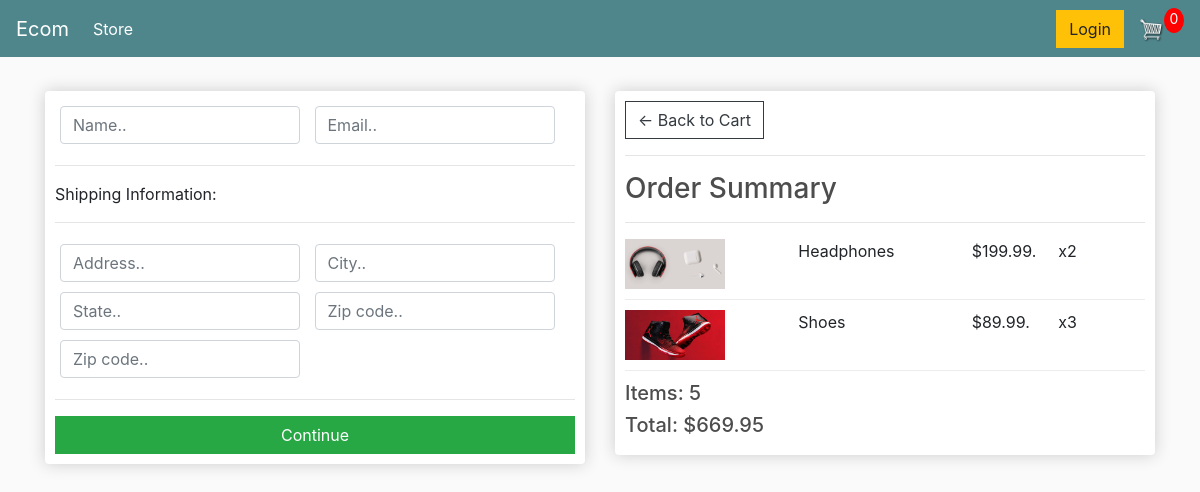
Screenshot of /checkout/ (signed in) with the database file from the repository.
### store/models.py (models this page shows, shortened)
class OrderItem(models.Model):
    product = models.ForeignKey(Product, on_delete=models.SET_NULL, null=True)
    order = models.ForeignKey(Order, on_delete=models.SET_NULL, null=True)
    quantity = models.IntegerField(default=0)
    date_added = models.DateTimeField(auto_now_add=True)
    @property
    def get_total(self):
        return round(self.product.price * self.quantity, 2)

class Product(models.Model):
    name = models.CharField(max_length=200, null=True)
    price = models.FloatField()
    digital = models.BooleanField(default=False)
    image = models.ImageField(null=True, blank=True)
    @property
    def imageURL(self):
        if self.image:
            return self.image.url
        return ''

class Order(models.Model):
    customer = models.ForeignKey(Customer, on_delete=models.SET_NULL, null=True)
    date_ordered = models.DateTimeField(auto_now_add=True)
    complete = models.BooleanField(default=False)
    transaction_id = models.CharField(max_length=200, null=True)
    @property
    def cart_total_price(self):
        items = self.orderitem_set.all()
        total = sum([item.get_total for item in items])
        return total
    @property
    def cart_total_number(self):
        items = self.orderitem_set.all()
        total = sum([item.quantity for item in items])
        return total

### store/views.py (the view)
# urls.py: path('checkout/', views.checkout, name='checkout'),
def checkout(request):
    items = []
    if request.user.is_authenticated:
        customer = Customer.objects.get(user=request.user)
        order, created = Order.objects.get_or_create(customer=customer, complete = False)
        items = order.orderitem_set.all()
    else:
        items = []
        order = {'cart_total_number':0, 'cart_total_price':0}
    context = {'items':items, 'order':order}
    return render(request,'store/checkout.html' , context)

### store/templates/store/checkout.html (shortened to what this page needs)
{% extends 'store/main.html' %}
{% load static %}
{% block content %}
     <div class="row">
		<div class="col-lg-6">
			<div class="box-element" id="form-wrapper">
				<form id="form">
					<div id="user-info">
						<div class="form-field">
							<input required class="form-control" type="text" name="name" placeholder="Name..">
						</div>
						<div class="form-field">
							<input required class="form-control" type="email" name="email" placeholder="Email..">
						</div>
					</div>
					<div id="shipping-info">
						<hr>
						<p>Shipping Information:</p>
						<hr>
						<div class="form-field">
							<input class="form-control" type="text" name="address" placeholder="Address..">
						</div>
						<div class="form-field">
							<input class="form-control" type="text" name="city" placeholder="City..">
						</div>
						<div class="form-field">
							<input class="form-control" type="text" name="state" placeholder="State..">
						</div>
						<div class="form-field">
							<input class="form-control" type="text" name="zipcode" placeholder="Zip code..">
						</div>
						<div class="form-field">
							<input class="form-control" type="text" name="country" placeholder="Zip code..">
						</div>
					</div>
					<hr>
					<input id="form-button" class="btn btn-success btn-block" type="submit" value="Continue">
				</form>
			</div>
			<br>
		</div>
		<div class="col-lg-6">
			<div class="box-element">
				<a  class="btn btn-outline-dark" href="{% url 'cart' %}">&#x2190; Back to Cart</a>
				<hr>
				<h3>Order Summary</h3>
				<hr>
				{% for item in items %}
				<div class="cart-row">
					<div style="flex:2"><img class="row-image" src="{{item.product.imageURL}}"></div>
					<div style="flex:2"><p>{{item.product.name}}</p></div>
					<div style="flex:1"><p>${{item.product.price}}.</p></div>
					<div style="flex:1"><p>x{{item.quantity}}</p></div>
				</div>
				{% endfor %}
				<h5>Items:   {{order.cart_total_number}}</h5>
				<h5>Total:   ${{order.cart_total_price}}</h5>
			</div>
		</div>
	</div>
{% endblock content %}

### static/css/main.css (style rules this page uses)
body { background-color: hsl(0, 0%, 98%); }
h1,h2,h3,h4,h5,h6 { color:hsl(0, 0%, 30%); }
.box-element { box-shadow:hsl(0, 0%, 80%) 0 0 16px; background-color: #fff; border-radius: 4px; padding: 10px; }
.col-lg-4, .col-lg-6, .col-lg-8, .col-lg-12 { margin-top: 10px; }
.btn { border-radius: 0; }
.row-image { width: 100px; }
.form-field { width:250px; display: inline-block; padding: 5px; }
.cart-row { display: flex; align-items: flex-stretch; padding-bottom: 10px; margin-bottom: 10px; border-bottom: 1px solid #ececec; }

### rows the page displays
OrderItem: product.imageURL (picture), product.name "Headphones", product.price "199.99", quantity "2"
OrderItem: product.imageURL (picture), product.name "Shoes", product.price "89.99", quantity "3"
Order: cart_total_number "5", cart_total_price "669.95"
